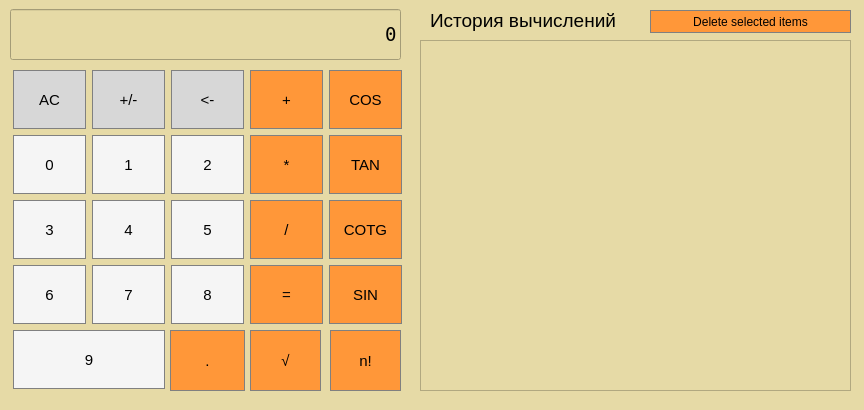
<?xml version="1.0" encoding="UTF-8"?>
<ui version="4.0">
 <class>Form</class>
 <widget class="QWidget" name="Form">
  <property name="geometry">
   <rect>
    <x>0</x>
    <y>0</y>
    <width>864</width>
    <height>410</height>
   </rect>
  </property>
  <property name="windowTitle">
   <string>Form</string>
  </property>
  <property name="styleSheet">
   <string notr="true">QWidget{
	background-color:#e6daa6;
	font-size: 14;

}</string>
  </property>
  <widget class="QLineEdit" name="table">
   <property name="geometry">
    <rect>
     <x>10</x>
     <y>9</y>
     <width>391</width>
     <height>51</height>
    </rect>
   </property>
   <property name="font">
    <font>
     <family>Terminal</family>
     <pointsize>14</pointsize>
    </font>
   </property>
   <property name="text">
    <string>0</string>
   </property>
   <property name="alignment">
    <set>Qt::AlignRight|Qt::AlignTrailing|Qt::AlignVCenter</set>
   </property>
  </widget>
  <widget class="QLabel" name="label">
   <property name="geometry">
    <rect>
     <x>430</x>
     <y>10</y>
     <width>191</width>
     <height>21</height>
    </rect>
   </property>
   <property name="font">
    <font>
     <pointsize>14</pointsize>
    </font>
   </property>
   <property name="styleSheet">
    <string notr="true">background-color: #e6daa6;</string>
   </property>
   <property name="text">
    <string>История вычислений</string>
   </property>
  </widget>
  <widget class="QPushButton" name="btn_9">
   <property name="geometry">
    <rect>
     <x>13</x>
     <y>330</y>
     <width>152</width>
     <height>59</height>
    </rect>
   </property>
   <property name="sizePolicy">
    <sizepolicy hsizetype="Minimum" vsizetype="Expanding">
     <horstretch>0</horstretch>
     <verstretch>0</verstretch>
    </sizepolicy>
   </property>
   <property name="font">
    <font>
     <pointsize>11</pointsize>
    </font>
   </property>
   <property name="styleSheet">
    <string notr="true">QPushButton {
   background-color: #F5F5F5;
   border: 1px solid gray;
}
QPushButton:pressed {
    background-color: qlineargradient(x1: 0, y1: 0, x2: 0, y2: 1,
                                      stop: 0 #dadbde, stop: 1 #f6f7fa);
}
QPushButton:hover {
   border: 2px solid gray;
}</string>
   </property>
   <property name="text">
    <string>9</string>
   </property>
  </widget>
  <widget class="QPushButton" name="btn_6">
   <property name="geometry">
    <rect>
     <x>13</x>
     <y>265</y>
     <width>73</width>
     <height>59</height>
    </rect>
   </property>
   <property name="sizePolicy">
    <sizepolicy hsizetype="Minimum" vsizetype="Expanding">
     <horstretch>0</horstretch>
     <verstretch>0</verstretch>
    </sizepolicy>
   </property>
   <property name="font">
    <font>
     <pointsize>11</pointsize>
    </font>
   </property>
   <property name="styleSheet">
    <string notr="true">QPushButton {
   background-color: #F5F5F5;
   border: 1px solid gray;
}
QPushButton:pressed {
    background-color: qlineargradient(x1: 0, y1: 0, x2: 0, y2: 1,
                                      stop: 0 #dadbde, stop: 1 #f6f7fa);
}
QPushButton:hover {
   border: 2px solid gray;
}</string>
   </property>
   <property name="text">
    <string>6</string>
   </property>
  </widget>
  <widget class="QPushButton" name="btn_5">
   <property name="geometry">
    <rect>
     <x>171</x>
     <y>200</y>
     <width>73</width>
     <height>59</height>
    </rect>
   </property>
   <property name="sizePolicy">
    <sizepolicy hsizetype="Minimum" vsizetype="Expanding">
     <horstretch>0</horstretch>
     <verstretch>0</verstretch>
    </sizepolicy>
   </property>
   <property name="font">
    <font>
     <pointsize>11</pointsize>
    </font>
   </property>
   <property name="styleSheet">
    <string notr="true">QPushButton {
   background-color: #F5F5F5;
   border: 1px solid gray;
}
QPushButton:pressed {
    background-color: qlineargradient(x1: 0, y1: 0, x2: 0, y2: 1,
                                      stop: 0 #dadbde, stop: 1 #f6f7fa);
}
QPushButton:hover {
   border: 2px solid gray;
}</string>
   </property>
   <property name="text">
    <string>5</string>
   </property>
  </widget>
  <widget class="QPushButton" name="btn_8">
   <property name="geometry">
    <rect>
     <x>171</x>
     <y>265</y>
     <width>73</width>
     <height>59</height>
    </rect>
   </property>
   <property name="sizePolicy">
    <sizepolicy hsizetype="Minimum" vsizetype="Expanding">
     <horstretch>0</horstretch>
     <verstretch>0</verstretch>
    </sizepolicy>
   </property>
   <property name="font">
    <font>
     <pointsize>11</pointsize>
    </font>
   </property>
   <property name="styleSheet">
    <string notr="true">QPushButton {
   background-color: #F5F5F5;
   border: 1px solid gray;
}
QPushButton:pressed {
    background-color: qlineargradient(x1: 0, y1: 0, x2: 0, y2: 1,
                                      stop: 0 #dadbde, stop: 1 #f6f7fa);
}
QPushButton:hover {
   border: 2px solid gray;
}</string>
   </property>
   <property name="text">
    <string>8</string>
   </property>
  </widget>
  <widget class="QPushButton" name="btn_3">
   <property name="geometry">
    <rect>
     <x>13</x>
     <y>200</y>
     <width>73</width>
     <height>59</height>
    </rect>
   </property>
   <property name="sizePolicy">
    <sizepolicy hsizetype="Minimum" vsizetype="Expanding">
     <horstretch>0</horstretch>
     <verstretch>0</verstretch>
    </sizepolicy>
   </property>
   <property name="font">
    <font>
     <pointsize>11</pointsize>
    </font>
   </property>
   <property name="styleSheet">
    <string notr="true">QPushButton {
   background-color: #F5F5F5;
   border: 1px solid gray;
}
QPushButton:pressed {
    background-color: qlineargradient(x1: 0, y1: 0, x2: 0, y2: 1,
                                      stop: 0 #dadbde, stop: 1 #f6f7fa);
}
QPushButton:hover {
   border: 2px solid gray;
}</string>
   </property>
   <property name="text">
    <string>3</string>
   </property>
  </widget>
  <widget class="QPushButton" name="btn_2">
   <property name="geometry">
    <rect>
     <x>171</x>
     <y>135</y>
     <width>73</width>
     <height>59</height>
    </rect>
   </property>
   <property name="sizePolicy">
    <sizepolicy hsizetype="Minimum" vsizetype="Expanding">
     <horstretch>0</horstretch>
     <verstretch>0</verstretch>
    </sizepolicy>
   </property>
   <property name="font">
    <font>
     <pointsize>11</pointsize>
    </font>
   </property>
   <property name="styleSheet">
    <string notr="true">QPushButton {
   background-color: #F5F5F5;
   border: 1px solid gray;
}
QPushButton:pressed {
    background-color: qlineargradient(x1: 0, y1: 0, x2: 0, y2: 1,
                                      stop: 0 #dadbde, stop: 1 #f6f7fa);
}
QPushButton:hover {
   border: 2px solid gray;
}</string>
   </property>
   <property name="text">
    <string>2</string>
   </property>
  </widget>
  <widget class="QPushButton" name="btn_inc">
   <property name="geometry">
    <rect>
     <x>250</x>
     <y>135</y>
     <width>73</width>
     <height>59</height>
    </rect>
   </property>
   <property name="sizePolicy">
    <sizepolicy hsizetype="Minimum" vsizetype="Expanding">
     <horstretch>0</horstretch>
     <verstretch>0</verstretch>
    </sizepolicy>
   </property>
   <property name="font">
    <font>
     <pointsize>11</pointsize>
    </font>
   </property>
   <property name="styleSheet">
    <string notr="true">QPushButton {
  background-color: rgb(255, 151, 57);
  color: black; 
  border: 1px solid gray;
}
QPushButton:pressed {
    background-color: qlineargradient(x1: 0, y1: 0, x2: 0, y2: 1,
                                      stop: 0 #FF7832, stop: 1 #FF9739);
}
QPushButton:hover {
   border: 2px solid gray;
}</string>
   </property>
   <property name="text">
    <string>*</string>
   </property>
  </widget>
  <widget class="QPushButton" name="btn_eq">
   <property name="geometry">
    <rect>
     <x>250</x>
     <y>265</y>
     <width>73</width>
     <height>59</height>
    </rect>
   </property>
   <property name="sizePolicy">
    <sizepolicy hsizetype="Minimum" vsizetype="Expanding">
     <horstretch>0</horstretch>
     <verstretch>0</verstretch>
    </sizepolicy>
   </property>
   <property name="font">
    <font>
     <pointsize>11</pointsize>
    </font>
   </property>
   <property name="styleSheet">
    <string notr="true">QPushButton {
  background-color: rgb(255, 151, 57);
  color: black; 
  border: 1px solid gray;
}
QPushButton:pressed {
    background-color: qlineargradient(x1: 0, y1: 0, x2: 0, y2: 1,
                                      stop: 0 #FF7832, stop: 1 #FF9739);
}
QPushButton:hover {
   border: 2px solid gray;
}</string>
   </property>
   <property name="text">
    <string>=</string>
   </property>
  </widget>
  <widget class="QPushButton" name="btn_1">
   <property name="geometry">
    <rect>
     <x>92</x>
     <y>135</y>
     <width>73</width>
     <height>59</height>
    </rect>
   </property>
   <property name="sizePolicy">
    <sizepolicy hsizetype="Minimum" vsizetype="Expanding">
     <horstretch>0</horstretch>
     <verstretch>0</verstretch>
    </sizepolicy>
   </property>
   <property name="font">
    <font>
     <pointsize>11</pointsize>
    </font>
   </property>
   <property name="styleSheet">
    <string notr="true">QPushButton {
   background-color: #F5F5F5;
   border: 1px solid gray;
}
QPushButton:pressed {
    background-color: qlineargradient(x1: 0, y1: 0, x2: 0, y2: 1,
                                      stop: 0 #dadbde, stop: 1 #f6f7fa);
}
QPushButton:hover {
   border: 2px solid gray;
}</string>
   </property>
   <property name="text">
    <string>1</string>
   </property>
  </widget>
  <widget class="QPushButton" name="btn_cotg">
   <property name="geometry">
    <rect>
     <x>329</x>
     <y>200</y>
     <width>73</width>
     <height>59</height>
    </rect>
   </property>
   <property name="sizePolicy">
    <sizepolicy hsizetype="Minimum" vsizetype="Expanding">
     <horstretch>0</horstretch>
     <verstretch>0</verstretch>
    </sizepolicy>
   </property>
   <property name="font">
    <font>
     <pointsize>11</pointsize>
    </font>
   </property>
   <property name="styleSheet">
    <string notr="true">QPushButton {
  background-color: rgb(255, 151, 57);
  color: black; 
  border: 1px solid gray;
}
QPushButton:pressed {
    background-color: qlineargradient(x1: 0, y1: 0, x2: 0, y2: 1,
                                      stop: 0 #FF7832, stop: 1 #FF9739);
}
QPushButton:hover {
   border: 2px solid gray;
}</string>
   </property>
   <property name="text">
    <string>COTG</string>
   </property>
  </widget>
  <widget class="QPushButton" name="btn_back">
   <property name="geometry">
    <rect>
     <x>171</x>
     <y>70</y>
     <width>73</width>
     <height>59</height>
    </rect>
   </property>
   <property name="sizePolicy">
    <sizepolicy hsizetype="Minimum" vsizetype="Expanding">
     <horstretch>0</horstretch>
     <verstretch>0</verstretch>
    </sizepolicy>
   </property>
   <property name="font">
    <font>
     <pointsize>11</pointsize>
    </font>
   </property>
   <property name="styleSheet">
    <string notr="true">QPushButton {
  background-color: rgb(215, 215, 215);
  border: 1px solid gray;
}
QPushButton:pressed {
    background-color: qlineargradient(x1: 0, y1: 0, x2: 0, y2: 1,
                                      stop: 0 #BEBEBE, stop: 1 #D7D7D7);
}
QPushButton:hover {
   border: 2px solid gray;
}</string>
   </property>
   <property name="text">
    <string>&lt;-</string>
   </property>
  </widget>
  <widget class="QPushButton" name="btn_reverse">
   <property name="geometry">
    <rect>
     <x>92</x>
     <y>70</y>
     <width>73</width>
     <height>59</height>
    </rect>
   </property>
   <property name="sizePolicy">
    <sizepolicy hsizetype="Minimum" vsizetype="Expanding">
     <horstretch>0</horstretch>
     <verstretch>0</verstretch>
    </sizepolicy>
   </property>
   <property name="font">
    <font>
     <pointsize>11</pointsize>
    </font>
   </property>
   <property name="styleSheet">
    <string notr="true">QPushButton {
  background-color: rgb(215, 215, 215);
  border: 1px solid gray;
}
QPushButton:pressed {
    background-color: qlineargradient(x1: 0, y1: 0, x2: 0, y2: 1,
                                      stop: 0 #BEBEBE, stop: 1 #D7D7D7);
}
QPushButton:hover {
   border: 2px solid gray;
}</string>
   </property>
   <property name="text">
    <string>+/-</string>
   </property>
  </widget>
  <widget class="QPushButton" name="btn_tan">
   <property name="geometry">
    <rect>
     <x>329</x>
     <y>135</y>
     <width>73</width>
     <height>59</height>
    </rect>
   </property>
   <property name="sizePolicy">
    <sizepolicy hsizetype="Minimum" vsizetype="Expanding">
     <horstretch>0</horstretch>
     <verstretch>0</verstretch>
    </sizepolicy>
   </property>
   <property name="font">
    <font>
     <pointsize>11</pointsize>
    </font>
   </property>
   <property name="styleSheet">
    <string notr="true">QPushButton {
  background-color: rgb(255, 151, 57);
  color: black; 
  border: 1px solid gray;
}
QPushButton:pressed {
    background-color: qlineargradient(x1: 0, y1: 0, x2: 0, y2: 1,
                                      stop: 0 #FF7832, stop: 1 #FF9739);
}
QPushButton:hover {
   border: 2px solid gray;
}</string>
   </property>
   <property name="text">
    <string>TAN</string>
   </property>
  </widget>
  <widget class="QPushButton" name="btn_cos">
   <property name="geometry">
    <rect>
     <x>329</x>
     <y>70</y>
     <width>73</width>
     <height>59</height>
    </rect>
   </property>
   <property name="sizePolicy">
    <sizepolicy hsizetype="Minimum" vsizetype="Expanding">
     <horstretch>0</horstretch>
     <verstretch>0</verstretch>
    </sizepolicy>
   </property>
   <property name="font">
    <font>
     <pointsize>11</pointsize>
    </font>
   </property>
   <property name="styleSheet">
    <string notr="true">QPushButton {
  background-color: rgb(255, 151, 57);
  color: black; 
  border: 1px solid gray;
}
QPushButton:pressed {
    background-color: qlineargradient(x1: 0, y1: 0, x2: 0, y2: 1,
                                      stop: 0 #FF7832, stop: 1 #FF9739);
}
QPushButton:hover {
   border: 2px solid gray;
}</string>
   </property>
   <property name="text">
    <string>COS</string>
   </property>
  </widget>
  <widget class="QPushButton" name="btn_7">
   <property name="geometry">
    <rect>
     <x>92</x>
     <y>265</y>
     <width>73</width>
     <height>59</height>
    </rect>
   </property>
   <property name="sizePolicy">
    <sizepolicy hsizetype="Minimum" vsizetype="Expanding">
     <horstretch>0</horstretch>
     <verstretch>0</verstretch>
    </sizepolicy>
   </property>
   <property name="font">
    <font>
     <pointsize>11</pointsize>
    </font>
   </property>
   <property name="styleSheet">
    <string notr="true">QPushButton {
   background-color: #F5F5F5;
   border: 1px solid gray;
}
QPushButton:pressed {
    background-color: qlineargradient(x1: 0, y1: 0, x2: 0, y2: 1,
                                      stop: 0 #dadbde, stop: 1 #f6f7fa);
}
QPushButton:hover {
   border: 2px solid gray;
}</string>
   </property>
   <property name="text">
    <string>7</string>
   </property>
  </widget>
  <widget class="QPushButton" name="btn_4">
   <property name="geometry">
    <rect>
     <x>92</x>
     <y>200</y>
     <width>73</width>
     <height>59</height>
    </rect>
   </property>
   <property name="sizePolicy">
    <sizepolicy hsizetype="Minimum" vsizetype="Expanding">
     <horstretch>0</horstretch>
     <verstretch>0</verstretch>
    </sizepolicy>
   </property>
   <property name="font">
    <font>
     <pointsize>11</pointsize>
    </font>
   </property>
   <property name="styleSheet">
    <string notr="true">QPushButton {
   background-color: #F5F5F5;
   border: 1px solid gray;
}
QPushButton:pressed {
    background-color: qlineargradient(x1: 0, y1: 0, x2: 0, y2: 1,
                                      stop: 0 #dadbde, stop: 1 #f6f7fa);
}
QPushButton:hover {
   border: 2px solid gray;
}</string>
   </property>
   <property name="text">
    <string>4</string>
   </property>
  </widget>
  <widget class="QPushButton" name="btn_clear">
   <property name="geometry">
    <rect>
     <x>13</x>
     <y>70</y>
     <width>73</width>
     <height>59</height>
    </rect>
   </property>
   <property name="sizePolicy">
    <sizepolicy hsizetype="Minimum" vsizetype="Expanding">
     <horstretch>0</horstretch>
     <verstretch>0</verstretch>
    </sizepolicy>
   </property>
   <property name="font">
    <font>
     <pointsize>11</pointsize>
    </font>
   </property>
   <property name="styleSheet">
    <string notr="true">QPushButton {
  background-color: rgb(215, 215, 215);
  border: 1px solid gray;
}
QPushButton:pressed {
    background-color: qlineargradient(x1: 0, y1: 0, x2: 0, y2: 1,
                                      stop: 0 #BEBEBE, stop: 1 #D7D7D7);
}
QPushButton:hover {
   border: 2px solid gray;
}</string>
   </property>
   <property name="text">
    <string>AC</string>
   </property>
  </widget>
  <widget class="QPushButton" name="btn_sin">
   <property name="geometry">
    <rect>
     <x>329</x>
     <y>265</y>
     <width>73</width>
     <height>59</height>
    </rect>
   </property>
   <property name="sizePolicy">
    <sizepolicy hsizetype="Minimum" vsizetype="Expanding">
     <horstretch>0</horstretch>
     <verstretch>0</verstretch>
    </sizepolicy>
   </property>
   <property name="font">
    <font>
     <pointsize>11</pointsize>
    </font>
   </property>
   <property name="styleSheet">
    <string notr="true">QPushButton {
  background-color: rgb(255, 151, 57);
  color: black; 
  border: 1px solid gray;
}
QPushButton:pressed {
    background-color: qlineargradient(x1: 0, y1: 0, x2: 0, y2: 1,
                                      stop: 0 #FF7832, stop: 1 #FF9739);
}
QPushButton:hover {
   border: 2px solid gray;
}</string>
   </property>
   <property name="text">
    <string>SIN</string>
   </property>
  </widget>
  <widget class="QPushButton" name="btn_del">
   <property name="geometry">
    <rect>
     <x>250</x>
     <y>200</y>
     <width>73</width>
     <height>59</height>
    </rect>
   </property>
   <property name="sizePolicy">
    <sizepolicy hsizetype="Minimum" vsizetype="Expanding">
     <horstretch>0</horstretch>
     <verstretch>0</verstretch>
    </sizepolicy>
   </property>
   <property name="font">
    <font>
     <pointsize>11</pointsize>
    </font>
   </property>
   <property name="styleSheet">
    <string notr="true">QPushButton {
  background-color: rgb(255, 151, 57);
  color: black; 
  border: 1px solid gray;
}
QPushButton:pressed {
    background-color: qlineargradient(x1: 0, y1: 0, x2: 0, y2: 1,
                                      stop: 0 #FF7832, stop: 1 #FF9739);
}
QPushButton:hover {
   border: 2px solid gray;
}</string>
   </property>
   <property name="text">
    <string>/</string>
   </property>
  </widget>
  <widget class="QPushButton" name="btn_0">
   <property name="geometry">
    <rect>
     <x>13</x>
     <y>135</y>
     <width>73</width>
     <height>59</height>
    </rect>
   </property>
   <property name="sizePolicy">
    <sizepolicy hsizetype="Minimum" vsizetype="Expanding">
     <horstretch>0</horstretch>
     <verstretch>0</verstretch>
    </sizepolicy>
   </property>
   <property name="font">
    <font>
     <pointsize>11</pointsize>
    </font>
   </property>
   <property name="styleSheet">
    <string notr="true">QPushButton {
   background-color: #F5F5F5;
   border: 1px solid gray;
}
QPushButton:pressed {
    background-color: qlineargradient(x1: 0, y1: 0, x2: 0, y2: 1,
                                      stop: 0 #dadbde, stop: 1 #f6f7fa);
}
QPushButton:hover {
   border: 2px solid gray;
}</string>
   </property>
   <property name="text">
    <string>0</string>
   </property>
  </widget>
  <widget class="QPushButton" name="btn_plus">
   <property name="geometry">
    <rect>
     <x>250</x>
     <y>70</y>
     <width>73</width>
     <height>59</height>
    </rect>
   </property>
   <property name="sizePolicy">
    <sizepolicy hsizetype="Minimum" vsizetype="Expanding">
     <horstretch>0</horstretch>
     <verstretch>0</verstretch>
    </sizepolicy>
   </property>
   <property name="font">
    <font>
     <pointsize>11</pointsize>
    </font>
   </property>
   <property name="styleSheet">
    <string notr="true">QPushButton {
  background-color: rgb(255, 151, 57);
  color: black; 
  border: 1px solid gray;
}
QPushButton:pressed {
    background-color: qlineargradient(x1: 0, y1: 0, x2: 0, y2: 1,
                                      stop: 0 #FF7832, stop: 1 #FF9739);
}
QPushButton:hover {
   border: 2px solid gray;
}</string>
   </property>
   <property name="text">
    <string>+</string>
   </property>
  </widget>
  <widget class="QPushButton" name="btn_sqrt">
   <property name="geometry">
    <rect>
     <x>250</x>
     <y>330</y>
     <width>71</width>
     <height>61</height>
    </rect>
   </property>
   <property name="font">
    <font>
     <pointsize>11</pointsize>
    </font>
   </property>
   <property name="styleSheet">
    <string notr="true">QPushButton {
  background-color: rgb(255, 151, 57);
  color: black; 
  border: 1px solid gray;
}
QPushButton:pressed {
    background-color: qlineargradient(x1: 0, y1: 0, x2: 0, y2: 1,
                                      stop: 0 #FF7832, stop: 1 #FF9739);
}
QPushButton:hover {
   border: 2px solid gray;
}</string>
   </property>
   <property name="text">
    <string>√</string>
   </property>
  </widget>
  <widget class="QPushButton" name="btn_fact">
   <property name="geometry">
    <rect>
     <x>330</x>
     <y>330</y>
     <width>71</width>
     <height>61</height>
    </rect>
   </property>
   <property name="font">
    <font>
     <pointsize>11</pointsize>
    </font>
   </property>
   <property name="styleSheet">
    <string notr="true">QPushButton {
  background-color: rgb(255, 151, 57);
  color: black; 
  border: 1px solid gray;
}
QPushButton:pressed {
    background-color: qlineargradient(x1: 0, y1: 0, x2: 0, y2: 1,
                                      stop: 0 #FF7832, stop: 1 #FF9739);
}
QPushButton:hover {
   border: 2px solid gray;
}</string>
   </property>
   <property name="text">
    <string>n!</string>
   </property>
  </widget>
  <widget class="QPushButton" name="btn_dot">
   <property name="geometry">
    <rect>
     <x>170</x>
     <y>330</y>
     <width>75</width>
     <height>61</height>
    </rect>
   </property>
   <property name="font">
    <font>
     <pointsize>11</pointsize>
    </font>
   </property>
   <property name="styleSheet">
    <string notr="true">QPushButton {
  background-color: rgb(255, 151, 57);
  color: black; 
  border: 1px solid gray;
}
QPushButton:pressed {
    background-color: qlineargradient(x1: 0, y1: 0, x2: 0, y2: 1,
                                      stop: 0 #FF7832, stop: 1 #FF9739);
}
QPushButton:hover {
   border: 2px solid gray;
}</string>
   </property>
   <property name="text">
    <string>.</string>
   </property>
  </widget>
  <widget class="QTableWidget" name="tableWidget">
   <property name="geometry">
    <rect>
     <x>420</x>
     <y>40</y>
     <width>431</width>
     <height>351</height>
    </rect>
   </property>
  </widget>
  <widget class="QPushButton" name="btn_delete">
   <property name="geometry">
    <rect>
     <x>650</x>
     <y>10</y>
     <width>201</width>
     <height>23</height>
    </rect>
   </property>
   <property name="styleSheet">
    <string notr="true">QPushButton {
  background-color: rgb(255, 151, 57);
  color: black; 
  border: 1px solid gray;
}
QPushButton:pressed {
    background-color: qlineargradient(x1: 0, y1: 0, x2: 0, y2: 1,
                                      stop: 0 #FF7832, stop: 1 #FF9739);
}
QPushButton:hover {
   border: 2px solid gray;
}</string>
   </property>
   <property name="text">
    <string>Delete selected items</string>
   </property>
  </widget>
 </widget>
 <resources/>
 <connections/>
</ui>
